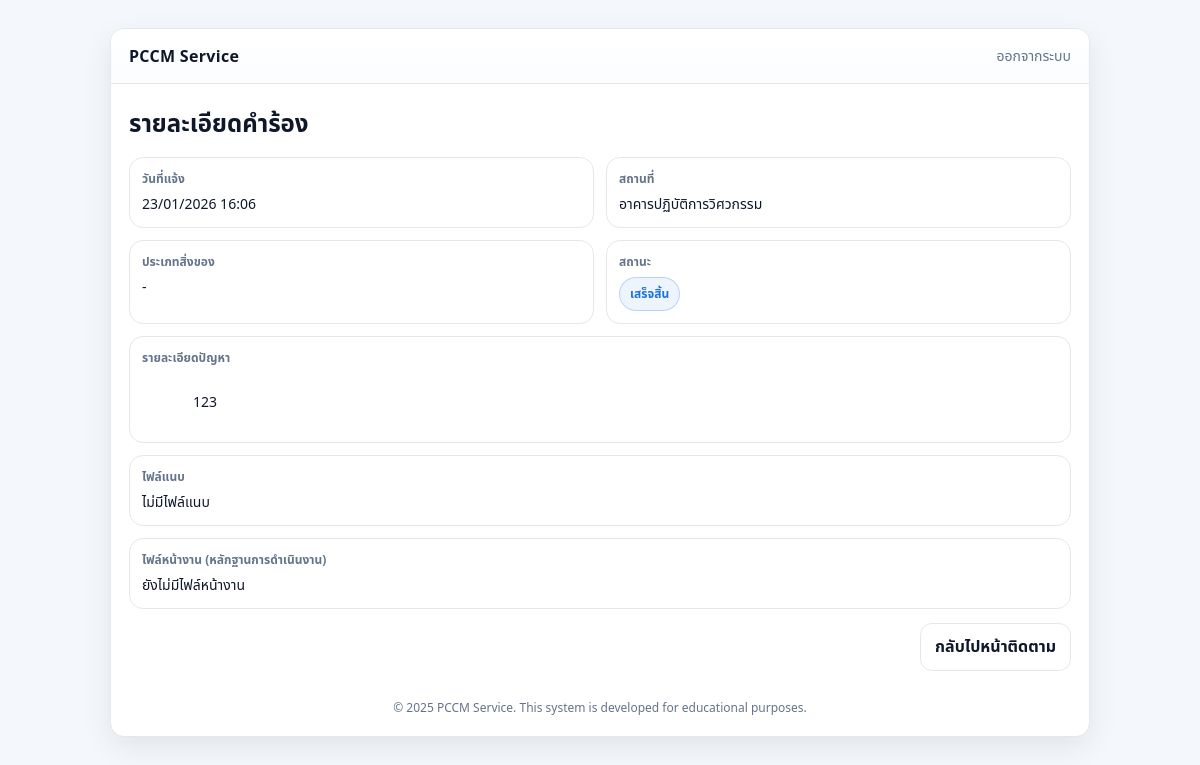
Screenshot of /user/complaint/1 (signed in) with the database file from the repository.
### tables this page shows
CREATE TABLE complaints (
    id INTEGER PRIMARY KEY AUTOINCREMENT,
    username TEXT,
    location TEXT,
    description TEXT,
    status TEXT,
    created_at REAL
, item_type TEXT, floor TEXT, room TEXT, attachments TEXT, building TEXT, work_attachments TEXT);

### code.py (the view)
@app.get("/user/complaint/{complaint_id}", response_class=HTMLResponse)
def user_complaint_detail(
    request: Request, complaint_id: int, authorization: str | None = Header(None)
):
    user = get_current_user(request, authorization)
    if user.get("role") != "student":
        return _redirect("/admin")
    conn = db()
    row = conn.execute(
        "SELECT * FROM complaints WHERE id = ? AND username = ?",
        (complaint_id, user["sub"]),
    ).fetchone()
    if not row:
        raise HTTPException(404, "Not found")
    c = dict(row)
    c["created_at_fmt"] = fmt_th_date(c.get("created_at"))
    try:
        c["attachments_list"] = json.loads(c.get("attachments") or "[]")
    except Exception:
        c["attachments_list"] = []
    try:
        c["work_attachments_list"] = json.loads(c.get("work_attachments") or "[]")
    except Exception:
        c["work_attachments_list"] = []
    resp = templates.TemplateResponse(
        "user_detail.html", {"request": request, "username": user["sub"], "c": c}
    )
    return _no_store(resp)

### templates/user_detail.html (shortened to what this page needs)
<!doctype html>
<html lang="th">
  <head>
    <link rel="stylesheet" href="/static/css/web.css" />
  </head>
  <body>
    <div class="app">
      <div class="card">
        <div class="topbar">
          <div class="brand">PCCM Service</div>
          <a class="link" href="/logout">ออกจากระบบ</a>
        </div>
        <div class="content">
          <h2 class="title">รายละเอียดคำร้อง</h2>
          <div class="detailGrid">
            <div class="detailBox">
              <div class="label">วันที่แจ้ง</div>
              <div class="value">{{ c.created_at_fmt }}</div>
            </div>
            <div class="detailBox">
              <div class="label">สถานที่</div>
              <div class="value">{{ c.location or "-" }}</div>
            </div>
            <div class="detailBox">
              <div class="label">ประเภทสิ่งของ</div>
              <div class="value">{{ c.item_type or "-" }}</div>
            </div>
            <div class="detailBox">
              <div class="label">สถานะ</div>
              <div class="badge">{{ c.status or "-" }}</div>
            </div>
          </div>
          <div class="detailBox" style="margin-top: 12px">
            <div class="label">รายละเอียดปัญหา</div>
            <div class="value" style="white-space: pre-wrap">
              {{ c.description or "-" }}
            </div>
          </div>
          <div class="detailBox" style="margin-top: 12px">
            <div class="label">ไฟล์แนบ</div>
            {% if c.attachments_list|length == 0 %}
            <div class="value">ไม่มีไฟล์แนบ</div>
            {% endif %}
          </div>
          <div class="detailBox" style="margin-top: 12px">
            <div class="label">ไฟล์หน้างาน (หลักฐานการดำเนินงาน)</div>
            {% if c.work_attachments_list|length == 0 %}
            <div class="value">ยังไม่มีไฟล์หน้างาน</div>
            {% endif %}
          </div>
          <div class="actions" style="margin-top: 14px">
            <a class="btn outline" href="/user/track">กลับไปหน้าติดตาม</a>
          </div>
          <div class="footer">
            © 2025 PCCM Service. This system is developed for educational
            purposes.
          </div>
        </div>
      </div>
    </div>
  </body>
</html>

### static/css/web.css (style rules this page uses)
:root { --primary: #1e73d8; --primary-dark: #155bb0; --bg: #f4f7fb; --card: #ffffff; --text: #0f172a; --muted: #64748b; --border: #e5e7eb; --shadow: 0 10px 30px rgba(2, 8, 23, 0.08); --radius: 14px; }
* { box-sizing: border-box; }
body { margin:0; font-family: system-ui, -apple-system, Segoe UI, Roboto, "Noto Sans Thai", sans-serif; background: var(--bg); color: var(--text); }
a { color: var(--primary); text-decoration: none; }
.app { min-height: 100vh; display:flex; align-items:flex-start; justify-content:center; padding: 28px 14px; }
.card { width: 100%; max-width: 920px; background: var(--card); border-radius: var(--radius); box-shadow: var(--shadow); overflow: hidden; border: 1px solid var(--border); }
.topbar { display:flex; justify-content:space-between; align-items:center; padding: 16px 18px; border-bottom: 1px solid var(--border); background: linear-gradient(180deg, #ffffff, #fbfdff); }
.brand { font-weight: 700; letter-spacing: 0.3px; }
.link { font-size: 14px; color: var(--muted); }
.content { padding: 18px; }
.title { margin: 4px 0 14px 0; font-size: 24px; }
.btn { display:inline-flex; align-items:center; justify-content:center; gap:8px; border-radius: 12px; padding: 11px 14px; font-weight: 700; border: 1px solid transparent; cursor:pointer; user-select:none; }
.btn.outline { background:#fff; border-color: var(--border); color: var(--text); }
.footer { margin-top: 18px; font-size: 12px; color: var(--muted); text-align:center; padding: 10px 0 2px 0; }
.badge { display:inline-flex; padding: 7px 10px; border-radius: 999px; border: 1px solid rgba(30,115,216,.25); background: rgba(30,115,216,.08); color: var(--primary); font-weight: 800; font-size: 12px; width: fit-content; }
.actions { display:flex; justify-content:flex-end; margin-top: 10px; }
.detailGrid { display:grid; grid-template-columns: repeat(2, 1fr); gap: 12px; }
.detailBox { border: 1px solid var(--border); border-radius: 14px; padding: 12px; background:#fff; }
.detailBox .label { font-size: 12px; color: var(--muted); margin-bottom: 6px; font-weight: 800; }
.detailBox .value { font-size: 14px; }
@media (min-width: 768px) { .card { max-width: 920px; } }
@media (min-width: 1024px) { .card { max-width: 980px; } }

### rows the page displays
complaints: location "อาคารปฏิบัติการวิศวกรรม", status "เสร็จสิ้น", description "123"

### other values shown
{{ c.created_at_fmt }} "23/01/2026 16:06"
{{ c.item_type or "-" }} "-"
